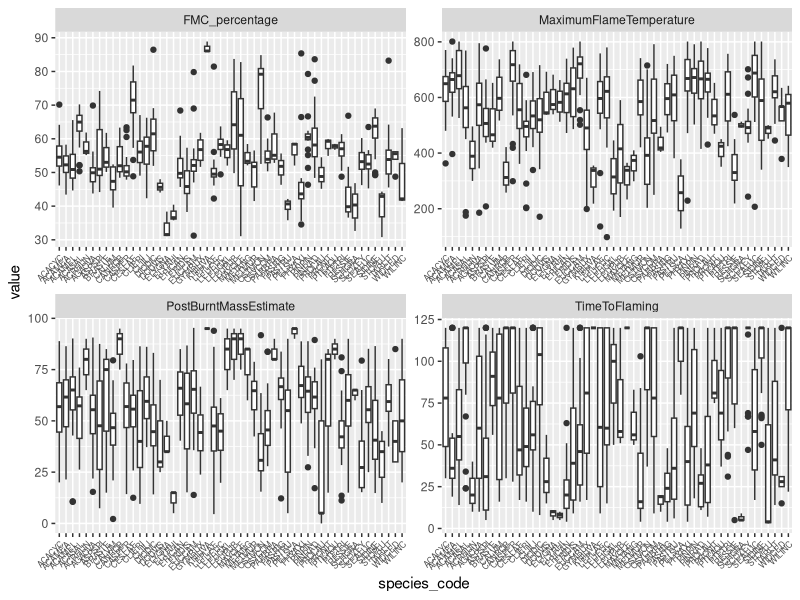
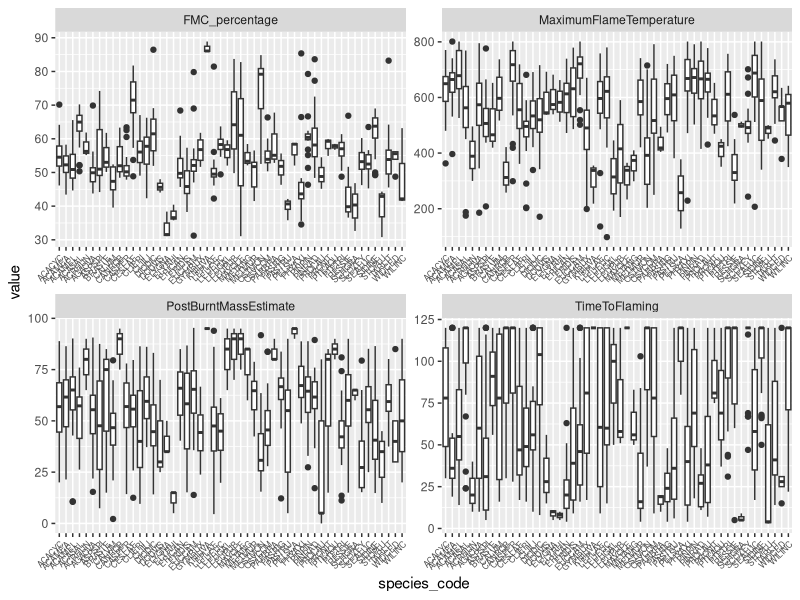
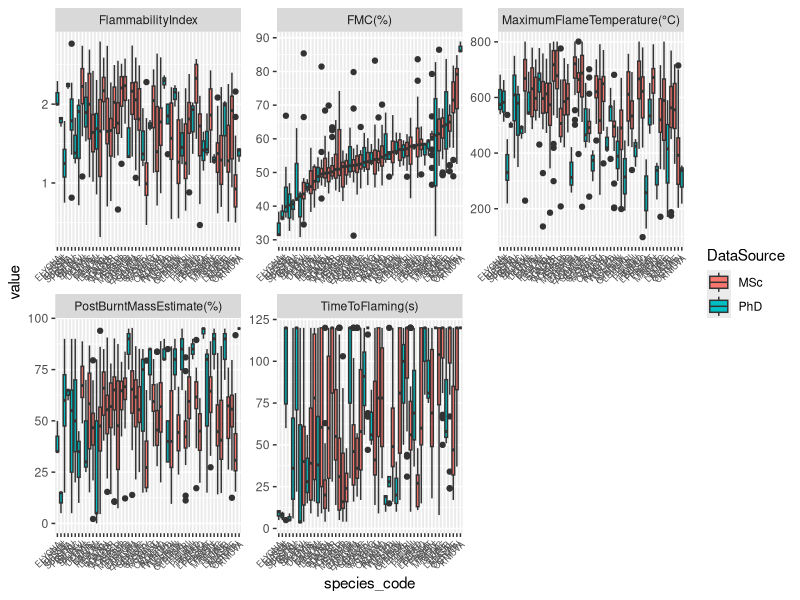
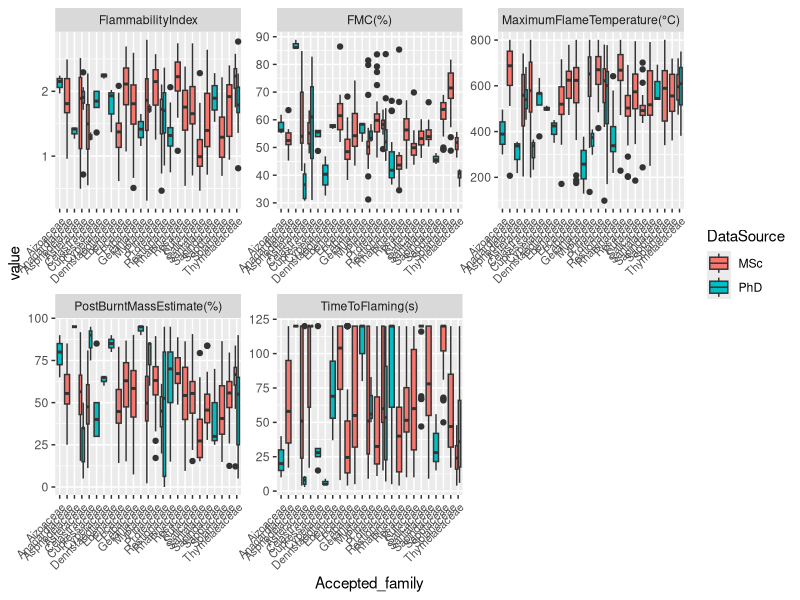
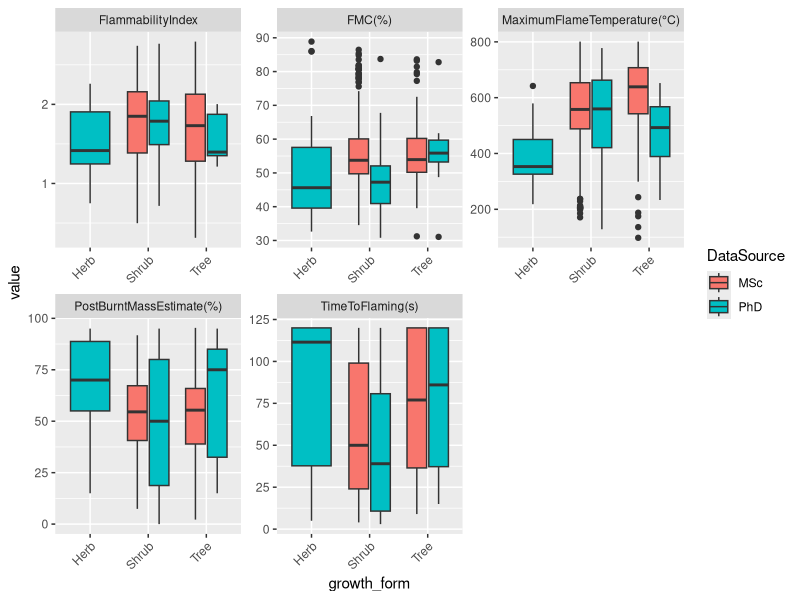
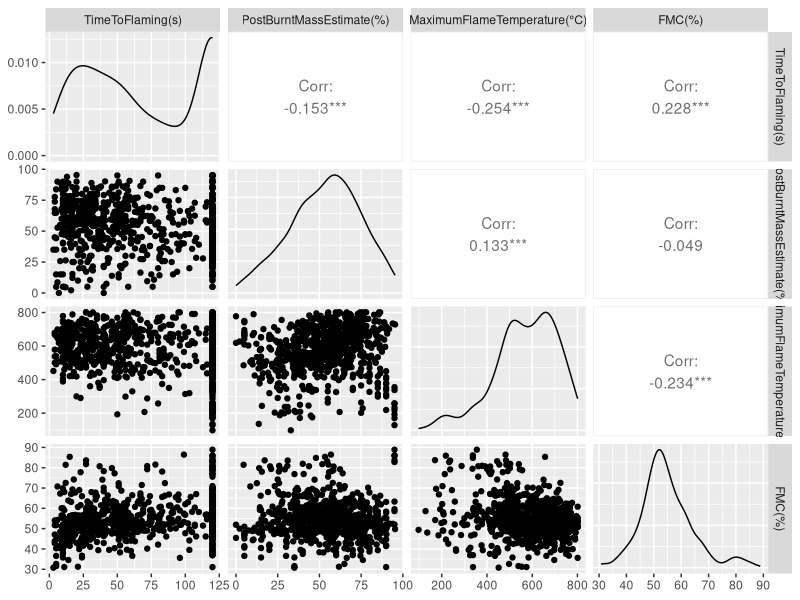
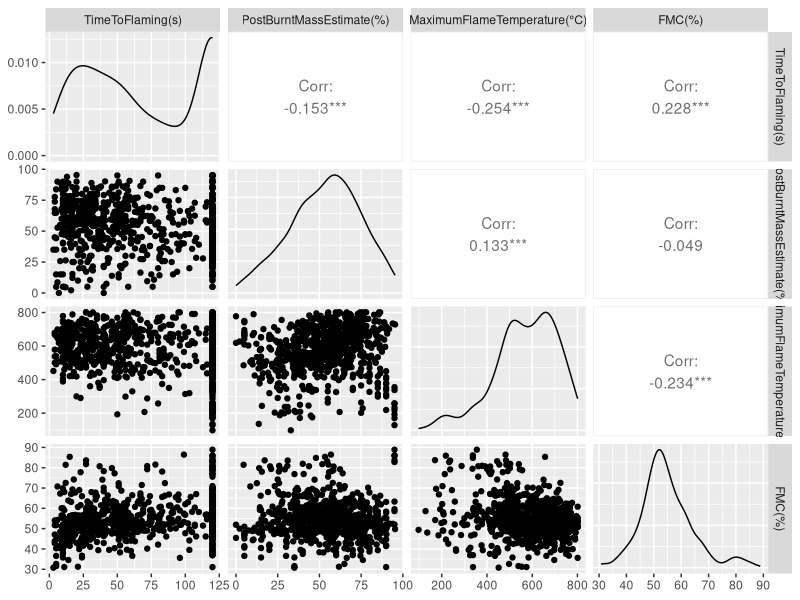
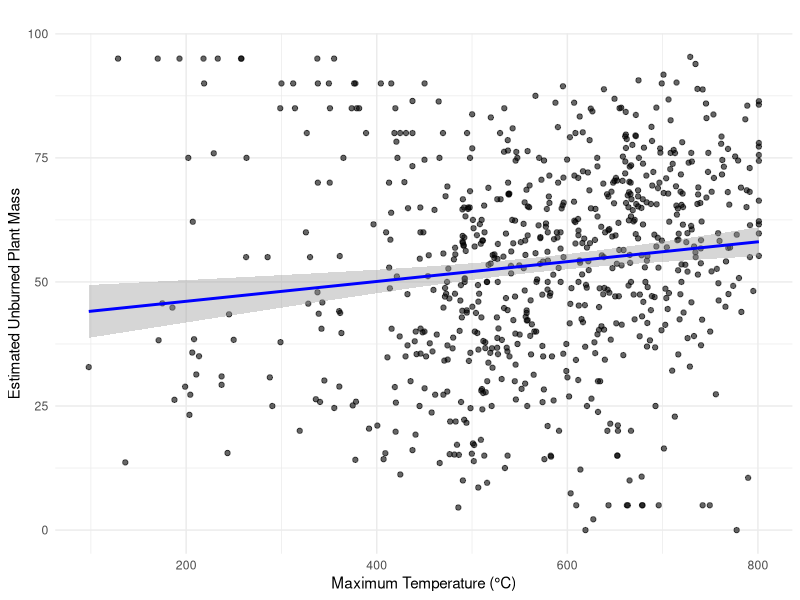

Write the R code that produced these figures, in order.
#
setwd("/Users/samukelisiwem/OneDrive - Nelson Mandela University/Documents/3_SCHOLARY/PhD/Data collection/Analysis/Data/")

#packages
library(tidyverse)
library(readxl) 
library(dplyr)
library(GGally)
library(hms)

#reads data
#Loads the Excel file
#Cleans and reshapes the data
#Plots faceted box plots with rotated x-axis labels
#flammability attributes varies across species
read_xlsx("01msc_cederberg_CombinedFlamm.xlsx", sheet = "Combined") %>%
  pivot_longer(cols = c("TimeToFlaming", "PostBurntMassEstimate", "MaximumFlameTemperature","FMC_percentage"),
               names_to = "variable", values_to = "value") %>%
  ggplot() +
  geom_boxplot(aes(y = value, x = species_code)) +
  theme(axis.text.x = element_text(angle = 45, hjust = 1, size = 6)) +
  facet_wrap(vars(variable), scales = "free")

#read in data from online
read_xlsx("Data/01msc_cederberg_CombinedFlamm.xlsx", sheet = "Combined") %>%
  pivot_longer(cols = c("TimeToFlaming", "PostBurntMassEstimate", "MaximumFlameTemperature","FMC_percentage"),
               names_to = "variable", values_to = "value") %>%
  ggplot() +
  geom_boxplot(aes(y = value, x = species_code)) +
  theme(axis.text.x = element_text(angle = 45, hjust = 1, size = 6)) +
  facet_wrap(vars(variable), scales = "free")

CombinedOG <- read_xlsx("Data/01msc_cederberg_CombinedFlamm.xlsx", sheet = "Combined")


#Datasource shows data from PhD / MSc
CombinedOG <- CombinedOG %>%
  mutate(
    year = substr(as.character(Date), 1, 4),
    DataSource = case_when(
      year == "2024" ~ "PhD",
      year %in% c("2018", "2019") ~ "MSc")
    )
  
#checking PhD/MSc entries
CombinedOG %>%
  count(DataSource)     #alrightee


#rename some headings
Combined02 <- CombinedOG %>%
 rename(
    `FMC(%)` = FMC_percentage,
    `TimeToFlaming(s)` = TimeToFlaming,
    `PostBurntMassEstimate(%)` = PostBurntMassEstimate,
    `MaximumFlameTemperature(°C)` = MaximumFlameTemperature
    )

#save data in long
CombinedLong <- Combined02 %>%
  pivot_longer(cols = c("TimeToFlaming(s)", "PostBurntMassEstimate(%)", "MaximumFlameTemperature(°C)", "FMC(%)", "FlammabilityIndex"),
               names_to = "variable", values_to = "value")

#boxplots on Long data
CombinedLong %>%
  group_by(variable) %>%
  mutate(species_code = fct_reorder(species_code, value, .fun = median, .na_rm = TRUE)) %>%
  ungroup() %>%
  ggplot() +
  geom_boxplot(aes(y = value, x = species_code, fill = DataSource)) +
  theme(axis.text.x = element_text(angle = 45, hjust = 1, size = 6)) +
  facet_wrap(vars(variable), scales = "free")       #MSc shrubs and trees
                                                    #PhD herbs and shrubs

#maybe compare them independent datas
CombinedLong %>%
  group_by(variable) %>%
  summarise(
    p_value = wilcox.test(value ~ DataSource)$p.value
  )


#Flamm Attriutes by family
CombinedLong %>%
  ggplot() +
  geom_boxplot(aes(y = value, x = Accepted_family, fill = DataSource)) +
  theme(axis.text.x = element_text(angle = 45, hjust = 1, size = 8)) +
  facet_wrap(vars(variable), scales = "free")

#Flamm Attriutes by growth form
CombinedLong %>%
  ggplot() +
  geom_boxplot(aes(y = value, x = growth_form, fill = DataSource)) +
  theme(axis.text.x = element_text(angle = 45, hjust = 1)) +
  facet_wrap(vars(variable), scales = "free")

# See what sheets are in the Excel workbook
excel_sheets("01msc_cederberg_CombinedFlamm.xlsx") #aaahh!

#checking class of the binary variable Blowtorch 0:no torch, 1 blowtorched
class(CombinedLong$blowtorch)

# structure overview of the entire dataframe
str(CombinedLong)

sapply(CombinedLong, class) #melikeythisone

#cederberg means
Combined02 %>% #cant use long data here because column is just value...
group_by(Site) %>%
  summarize(`FMC(%)` = mean(`FMC(%)`), 
            `TimeToFlaming(s)` = mean(`TimeToFlaming(s)`)
  )

#filtered cederberg, and selected a specific set of variables
#and arranged Temp in desc.order
Combined02 %>% 
  filter(Site == "Cederberg") %>%
  select(`Date`, `MaximumFlameTemperature(°C)`,`FMC(%)`) %>%
  arrange(desc(`MaximumFlameTemperature(°C)`))

#i want to remove some columns from data
#probably should be done before reshaping data to Long format...?
CombinedSelected04 <- Combined02 %>%
  select(-c(Taxonomic_status,TTF,`PreFireMass_(g)`, PBM,MFT,paperbagID,`fresh mass (g)`,`dried mass (g)`,))

#the way time is written here is odd in time burnt
CombinedSelected04 <- CombinedSelected04 %>%
  mutate(time_burnt = as_hms(`time burnt`)) %>%   # create new cleaned column
  select(-`time burnt`)                           # remove the original column

#may try to make long format from the recent df
CombinedLong02 <- CombinedSelected04 %>%
  pivot_longer(cols = c("TimeToFlaming(s)", "PostBurntMassEstimate(%)", "MaximumFlameTemperature(°C)", "FMC(%)", "FlammabilityIndex"),
               names_to = "variable", values_to = "value")

head(CombinedLong02)

# plot everything against everything
CombinedSelected04 %>%
  select(`Site`, `TimeToFlaming(s)`, `PostBurntMassEstimate(%)`, `MaximumFlameTemperature(°C)`, `FMC(%)`) %>%
    GGally::ggpairs(columns = 2:ncol(.))


# Select only the numeric flammability columns 
CombinedSelected04 %>%
  select(
    `TimeToFlaming(s)`,
    `PostBurntMassEstimate(%)`,
    `MaximumFlameTemperature(°C)`,
    `FMC(%)`
  ) %>%
  ggpairs()            # Only numeric columns for pairwise plots
                                
       
#maximum temperature vs postburntmass
ggplot(CombinedSelected04, aes(x = `MaximumFlameTemperature(°C)`, y = `PostBurntMassEstimate(%)`)) +
  geom_point(alpha = 0.6) +
  geom_smooth(method = "lm", se = TRUE, color = "blue") +
  labs(title = "",
       x = "Maximum Temperature (°C)",
       y = "Estimated Unburned Plant Mass") +
  theme_minimal()                              #mmh...
